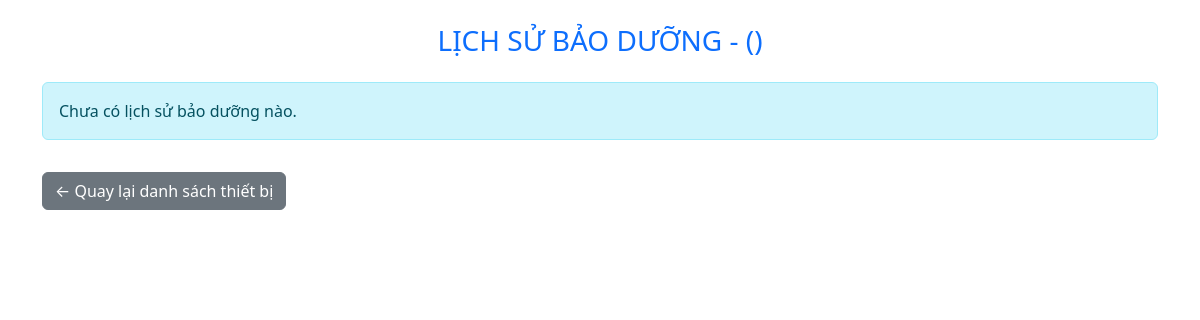
Before: /device/74/history with the older database file.
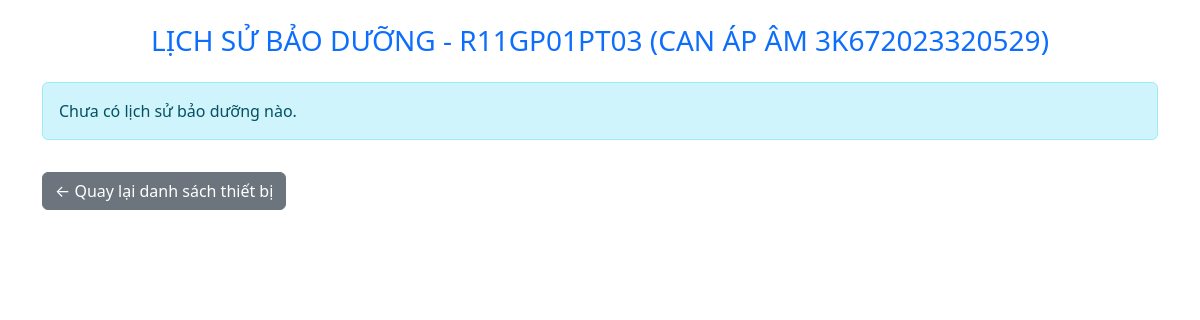
After: the same page with the newer database file.
### tables this page shows
CREATE TABLE devices (
    id INTEGER PRIMARY KEY AUTOINCREMENT,
    code TEXT,
    name TEXT,
    specs TEXT,
    category TEXT,
    manufacturer TEXT,
    year TEXT,
    date_in_use TEXT,
    status TEXT,
    location TEXT,
    link TEXT,
    stage TEXT
);

### app.py (the view)
@app.route('/device/<int:device_id>/history')
def device_history(device_id):
    conn = get_db()
    device = conn.execute('SELECT * FROM devices WHERE id = ?', (device_id,)).fetchone()
    history = conn.execute('SELECT * FROM maintenance_history WHERE device_id = ? ORDER BY date DESC', (device_id,)).fetchall()
    conn.close()
    return render_template('maintenance_history.html', device=device, history=history)

### app.py (called while the page is built)
def get_db():
    conn = sqlite3.connect(DB_FILE)
    conn.row_factory = sqlite3.Row
    return conn

### templates/maintenance_history.html (shortened to what this page needs)
<!DOCTYPE html>
<html lang="vi">
<head>
    <link href="https://cdn.jsdelivr.net/npm/bootstrap@5.3.0/dist/css/bootstrap.min.css" rel="stylesheet">
</head>
<body class="p-4">
  <div class="container">
    <h3 class="mb-4 text-primary text-center">LỊCH SỬ BẢO DƯỠNG - {{ device.code }} ({{ device.name }})</h3>
    {% if history %}
      <table class="table table-bordered table-striped table-hover">
        <thead class="table-light">
          <tr>
            <th>Thiết bị</th>
            <th>Ngày bảo dưỡng</th>
            <th>Nội dung</th>
            <th>Người thực hiện</th>
            <th>Ảnh</th>
          </tr>
        </thead>
        <tbody>
          {% for h in history %}
          <tr>
            <td>{{ device.code }} - {{ device.name }}</td>
            <td>{{ h.date }}</td>
            <td>{{ h.content }}</td>
            <td>{{ h.performed_by }}</td>
            <td class="text-center">
              {% if h.image_filename %}
                {% if '.jpg' in h.image_filename or '.jpeg' in h.image_filename or '.png' in h.image_filename or '.gif' in h.image_filename %}
                  <img src="{{ url_for('static', filename='uploads/' + h.image_filename) }}" style="max-width:100px;">
                {% else %}
                  <a href="{{ h.image_filename }}" target="_blank">Link ảnh</a>
                {% endif %}
              {% else %}
                -
              {% endif %}
            </td>
          </tr>
          {% endfor %}
        </tbody>
      </table>
    {% else %}
      <div class="alert alert-info">Chưa có lịch sử bảo dưỡng nào.</div>
    {% endif %}
    <a href="{{ url_for('index') }}" class="btn btn-secondary mt-3">← Quay lại danh sách thiết bị</a>
  </div>
</body>
</html>

Changed rows visible on the page:
added devices: code "R11GP01PT03", name "CAN ÁP ÂM 3K672023320529"
